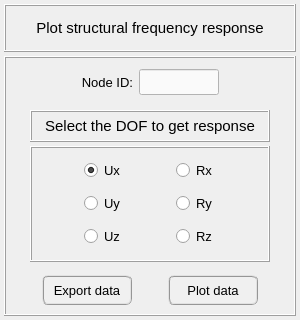
<?xml version="1.0" encoding="UTF-8"?>
<ui version="4.0">
 <class>Form</class>
 <widget class="QWidget" name="Form">
  <property name="geometry">
   <rect>
    <x>0</x>
    <y>0</y>
    <width>300</width>
    <height>320</height>
   </rect>
  </property>
  <property name="maximumSize">
   <size>
    <width>16777215</width>
    <height>320</height>
   </size>
  </property>
  <property name="windowTitle">
   <string>Form</string>
  </property>
  <layout class="QGridLayout" name="gridLayout_4">
   <property name="leftMargin">
    <number>4</number>
   </property>
   <property name="topMargin">
    <number>4</number>
   </property>
   <property name="rightMargin">
    <number>4</number>
   </property>
   <property name="bottomMargin">
    <number>4</number>
   </property>
   <property name="spacing">
    <number>4</number>
   </property>
   <item row="0" column="0">
    <widget class="QFrame" name="frame">
     <property name="minimumSize">
      <size>
       <width>0</width>
       <height>48</height>
      </size>
     </property>
     <property name="maximumSize">
      <size>
       <width>520</width>
       <height>48</height>
      </size>
     </property>
     <property name="frameShape">
      <enum>QFrame::Box</enum>
     </property>
     <property name="frameShadow">
      <enum>QFrame::Raised</enum>
     </property>
     <property name="lineWidth">
      <number>1</number>
     </property>
     <layout class="QGridLayout" name="gridLayout_2">
      <property name="leftMargin">
       <number>0</number>
      </property>
      <property name="topMargin">
       <number>0</number>
      </property>
      <property name="rightMargin">
       <number>0</number>
      </property>
      <property name="bottomMargin">
       <number>0</number>
      </property>
      <property name="spacing">
       <number>0</number>
      </property>
      <item row="0" column="0">
       <widget class="QLabel" name="label">
        <property name="minimumSize">
         <size>
          <width>0</width>
          <height>30</height>
         </size>
        </property>
        <property name="maximumSize">
         <size>
          <width>452</width>
          <height>30</height>
         </size>
        </property>
        <property name="font">
         <font>
          <family>MS Shell Dlg 2</family>
          <pointsize>11</pointsize>
          <weight>50</weight>
          <italic>false</italic>
          <bold>false</bold>
         </font>
        </property>
        <property name="text">
         <string>Plot structural frequency response</string>
        </property>
        <property name="textFormat">
         <enum>Qt::AutoText</enum>
        </property>
        <property name="alignment">
         <set>Qt::AlignCenter</set>
        </property>
       </widget>
      </item>
     </layout>
    </widget>
   </item>
   <item row="1" column="0">
    <widget class="QFrame" name="frame_2">
     <property name="minimumSize">
      <size>
       <width>0</width>
       <height>260</height>
      </size>
     </property>
     <property name="maximumSize">
      <size>
       <width>520</width>
       <height>460</height>
      </size>
     </property>
     <property name="frameShape">
      <enum>QFrame::Box</enum>
     </property>
     <property name="frameShadow">
      <enum>QFrame::Raised</enum>
     </property>
     <layout class="QGridLayout" name="gridLayout_3">
      <property name="leftMargin">
       <number>4</number>
      </property>
      <property name="topMargin">
       <number>4</number>
      </property>
      <property name="rightMargin">
       <number>4</number>
      </property>
      <property name="bottomMargin">
       <number>4</number>
      </property>
      <property name="spacing">
       <number>4</number>
      </property>
      <item row="0" column="0">
       <widget class="QFrame" name="frame_4">
        <property name="minimumSize">
         <size>
          <width>0</width>
          <height>40</height>
         </size>
        </property>
        <property name="maximumSize">
         <size>
          <width>16777215</width>
          <height>40</height>
         </size>
        </property>
        <property name="frameShape">
         <enum>QFrame::NoFrame</enum>
        </property>
        <property name="frameShadow">
         <enum>QFrame::Raised</enum>
        </property>
        <layout class="QGridLayout" name="gridLayout">
         <property name="leftMargin">
          <number>2</number>
         </property>
         <property name="topMargin">
          <number>2</number>
         </property>
         <property name="rightMargin">
          <number>2</number>
         </property>
         <property name="bottomMargin">
          <number>2</number>
         </property>
         <property name="horizontalSpacing">
          <number>6</number>
         </property>
         <property name="verticalSpacing">
          <number>2</number>
         </property>
         <item row="0" column="2">
          <widget class="QLineEdit" name="lineEdit_node_id">
           <property name="minimumSize">
            <size>
             <width>80</width>
             <height>26</height>
            </size>
           </property>
           <property name="maximumSize">
            <size>
             <width>80</width>
             <height>26</height>
            </size>
           </property>
           <property name="font">
            <font>
             <family>Arial</family>
             <pointsize>11</pointsize>
             <weight>75</weight>
             <italic>true</italic>
             <bold>true</bold>
            </font>
           </property>
           <property name="styleSheet">
            <string notr="true">QLineEdit{color: rgb(0, 0, 0); background-color: rgb(250, 250, 250)}
QLineEdit:disabled{color: rgb(100, 100, 100); background-color: rgb(240, 240, 240)}</string>
           </property>
           <property name="text">
            <string/>
           </property>
           <property name="alignment">
            <set>Qt::AlignCenter</set>
           </property>
          </widget>
         </item>
         <item row="0" column="1">
          <widget class="QLabel" name="label_10">
           <property name="minimumSize">
            <size>
             <width>0</width>
             <height>26</height>
            </size>
           </property>
           <property name="maximumSize">
            <size>
             <width>16777215</width>
             <height>26</height>
            </size>
           </property>
           <property name="font">
            <font>
             <family>MS Shell Dlg 2</family>
             <pointsize>10</pointsize>
             <weight>50</weight>
             <italic>false</italic>
             <bold>false</bold>
            </font>
           </property>
           <property name="text">
            <string>Node ID:</string>
           </property>
           <property name="alignment">
            <set>Qt::AlignRight|Qt::AlignTrailing|Qt::AlignVCenter</set>
           </property>
          </widget>
         </item>
         <item row="0" column="0">
          <spacer name="horizontalSpacer">
           <property name="orientation">
            <enum>Qt::Horizontal</enum>
           </property>
           <property name="sizeHint" stdset="0">
            <size>
             <width>40</width>
             <height>20</height>
            </size>
           </property>
          </spacer>
         </item>
         <item row="0" column="3">
          <spacer name="horizontalSpacer_2">
           <property name="orientation">
            <enum>Qt::Horizontal</enum>
           </property>
           <property name="sizeHint" stdset="0">
            <size>
             <width>40</width>
             <height>20</height>
            </size>
           </property>
          </spacer>
         </item>
        </layout>
       </widget>
      </item>
      <item row="2" column="0">
       <widget class="QFrame" name="frame_12">
        <property name="minimumSize">
         <size>
          <width>0</width>
          <height>40</height>
         </size>
        </property>
        <property name="maximumSize">
         <size>
          <width>16777215</width>
          <height>40</height>
         </size>
        </property>
        <property name="frameShape">
         <enum>QFrame::NoFrame</enum>
        </property>
        <property name="frameShadow">
         <enum>QFrame::Raised</enum>
        </property>
        <layout class="QGridLayout" name="gridLayout_9">
         <property name="leftMargin">
          <number>0</number>
         </property>
         <property name="topMargin">
          <number>0</number>
         </property>
         <property name="rightMargin">
          <number>0</number>
         </property>
         <property name="bottomMargin">
          <number>0</number>
         </property>
         <property name="horizontalSpacing">
          <number>4</number>
         </property>
         <property name="verticalSpacing">
          <number>0</number>
         </property>
         <item row="0" column="0">
          <spacer name="horizontalSpacer_4">
           <property name="orientation">
            <enum>Qt::Horizontal</enum>
           </property>
           <property name="sizeHint" stdset="0">
            <size>
             <width>40</width>
             <height>20</height>
            </size>
           </property>
          </spacer>
         </item>
         <item row="0" column="2">
          <spacer name="horizontalSpacer_3">
           <property name="orientation">
            <enum>Qt::Horizontal</enum>
           </property>
           <property name="sizeHint" stdset="0">
            <size>
             <width>40</width>
             <height>20</height>
            </size>
           </property>
          </spacer>
         </item>
         <item row="0" column="3">
          <widget class="QPushButton" name="pushButton_plot_data">
           <property name="minimumSize">
            <size>
             <width>90</width>
             <height>30</height>
            </size>
           </property>
           <property name="maximumSize">
            <size>
             <width>90</width>
             <height>30</height>
            </size>
           </property>
           <property name="font">
            <font>
             <family>MS Shell Dlg 2</family>
             <pointsize>10</pointsize>
             <weight>50</weight>
             <italic>false</italic>
             <bold>false</bold>
            </font>
           </property>
           <property name="styleSheet">
            <string notr="true">QPushButton{border-radius: 6px; border-color: rgb(150, 150, 150); border-style: ridge; border-width: 2px; color: rgb(0, 0, 0); background-color: rgb(240, 240, 240)}
QPushButton:hover{border-radius: 6px; border-color: rgb(0, 170, 255); border-style: ridge; border-width: 2px; color: rgb(0, 0, 0); background-color: rgba(174, 213, 255, 100)}
QPushButton:pressed{border-radius: 6px; border-color: rgb(0, 170, 255); border-style: ridge; border-width: 2px; color: rgb(0, 0, 0); background-color: rgb(174, 213, 255)}
QPushButton:disabled{border-radius: 6px; border-color: rgb(150, 150, 150); border-style: ridge; border-width: 0px; color: rgb(150,150, 150); background-color: rgb(220, 220, 220)}</string>
           </property>
           <property name="text">
            <string>Plot data</string>
           </property>
          </widget>
         </item>
         <item row="0" column="1">
          <widget class="QPushButton" name="pushButton_export_data">
           <property name="minimumSize">
            <size>
             <width>90</width>
             <height>30</height>
            </size>
           </property>
           <property name="maximumSize">
            <size>
             <width>90</width>
             <height>30</height>
            </size>
           </property>
           <property name="font">
            <font>
             <family>MS Shell Dlg 2</family>
             <pointsize>10</pointsize>
             <weight>50</weight>
             <italic>false</italic>
             <bold>false</bold>
            </font>
           </property>
           <property name="styleSheet">
            <string notr="true">QPushButton{border-radius: 6px; border-color: rgb(150, 150, 150); border-style: ridge; border-width: 2px; color: rgb(0, 0, 0); background-color: rgb(240, 240, 240)}
QPushButton:hover{border-radius: 6px; border-color: rgb(0, 170, 255); border-style: ridge; border-width: 2px; color: rgb(0, 0, 0); background-color: rgba(174, 213, 255, 100)}
QPushButton:pressed{border-radius: 6px; border-color: rgb(0, 170, 255); border-style: ridge; border-width: 2px; color: rgb(0, 0, 0); background-color: rgb(174, 213, 255)}
QPushButton:disabled{border-radius: 6px; border-color: rgb(150, 150, 150); border-style: ridge; border-width: 0px; color: rgb(150,150, 150); background-color: rgb(220, 220, 220)}</string>
           </property>
           <property name="text">
            <string>Export data</string>
           </property>
           <property name="flat">
            <bool>false</bool>
           </property>
          </widget>
         </item>
         <item row="0" column="4">
          <spacer name="horizontalSpacer_5">
           <property name="orientation">
            <enum>Qt::Horizontal</enum>
           </property>
           <property name="sizeHint" stdset="0">
            <size>
             <width>40</width>
             <height>20</height>
            </size>
           </property>
          </spacer>
         </item>
        </layout>
       </widget>
      </item>
      <item row="1" column="0">
       <widget class="QFrame" name="frame_20">
        <property name="minimumSize">
         <size>
          <width>0</width>
          <height>160</height>
         </size>
        </property>
        <property name="maximumSize">
         <size>
          <width>16777215</width>
          <height>160</height>
         </size>
        </property>
        <property name="frameShape">
         <enum>QFrame::NoFrame</enum>
        </property>
        <property name="frameShadow">
         <enum>QFrame::Raised</enum>
        </property>
        <layout class="QGridLayout" name="gridLayout_20">
         <property name="leftMargin">
          <number>10</number>
         </property>
         <property name="topMargin">
          <number>4</number>
         </property>
         <property name="rightMargin">
          <number>10</number>
         </property>
         <property name="bottomMargin">
          <number>4</number>
         </property>
         <property name="spacing">
          <number>4</number>
         </property>
         <item row="0" column="0">
          <widget class="QFrame" name="frame_19">
           <property name="minimumSize">
            <size>
             <width>0</width>
             <height>32</height>
            </size>
           </property>
           <property name="maximumSize">
            <size>
             <width>240</width>
             <height>32</height>
            </size>
           </property>
           <property name="frameShape">
            <enum>QFrame::Box</enum>
           </property>
           <property name="frameShadow">
            <enum>QFrame::Raised</enum>
           </property>
           <layout class="QGridLayout" name="gridLayout_18">
            <property name="leftMargin">
             <number>4</number>
            </property>
            <property name="topMargin">
             <number>0</number>
            </property>
            <property name="rightMargin">
             <number>4</number>
            </property>
            <property name="bottomMargin">
             <number>0</number>
            </property>
            <property name="spacing">
             <number>0</number>
            </property>
            <item row="0" column="0">
             <widget class="QLabel" name="label_3">
              <property name="enabled">
               <bool>true</bool>
              </property>
              <property name="sizePolicy">
               <sizepolicy hsizetype="Preferred" vsizetype="Expanding">
                <horstretch>0</horstretch>
                <verstretch>0</verstretch>
               </sizepolicy>
              </property>
              <property name="minimumSize">
               <size>
                <width>0</width>
                <height>20</height>
               </size>
              </property>
              <property name="maximumSize">
               <size>
                <width>300</width>
                <height>32</height>
               </size>
              </property>
              <property name="font">
               <font>
                <family>MS Shell Dlg 2</family>
                <pointsize>11</pointsize>
                <weight>50</weight>
                <italic>false</italic>
                <bold>false</bold>
               </font>
              </property>
              <property name="frameShape">
               <enum>QFrame::NoFrame</enum>
              </property>
              <property name="frameShadow">
               <enum>QFrame::Sunken</enum>
              </property>
              <property name="text">
               <string>  Select the DOF to get response  </string>
              </property>
              <property name="textFormat">
               <enum>Qt::AutoText</enum>
              </property>
              <property name="scaledContents">
               <bool>false</bool>
              </property>
              <property name="alignment">
               <set>Qt::AlignCenter</set>
              </property>
              <property name="wordWrap">
               <bool>false</bool>
              </property>
              <property name="indent">
               <number>0</number>
              </property>
             </widget>
            </item>
           </layout>
          </widget>
         </item>
         <item row="1" column="0">
          <widget class="QFrame" name="frame_5">
           <property name="minimumSize">
            <size>
             <width>0</width>
             <height>80</height>
            </size>
           </property>
           <property name="maximumSize">
            <size>
             <width>240</width>
             <height>136</height>
            </size>
           </property>
           <property name="frameShape">
            <enum>QFrame::Box</enum>
           </property>
           <property name="frameShadow">
            <enum>QFrame::Raised</enum>
           </property>
           <layout class="QGridLayout" name="gridLayout_19">
            <property name="leftMargin">
             <number>4</number>
            </property>
            <property name="topMargin">
             <number>4</number>
            </property>
            <property name="rightMargin">
             <number>4</number>
            </property>
            <property name="bottomMargin">
             <number>4</number>
            </property>
            <property name="spacing">
             <number>4</number>
            </property>
            <item row="2" column="1">
             <widget class="QRadioButton" name="radioButton_rz">
              <property name="maximumSize">
               <size>
                <width>40</width>
                <height>16777215</height>
               </size>
              </property>
              <property name="font">
               <font>
                <family>MS Shell Dlg 2</family>
                <pointsize>10</pointsize>
                <weight>50</weight>
                <italic>false</italic>
                <bold>false</bold>
               </font>
              </property>
              <property name="text">
               <string>Rz</string>
              </property>
              <property name="checked">
               <bool>false</bool>
              </property>
             </widget>
            </item>
            <item row="2" column="0">
             <widget class="QRadioButton" name="radioButton_uz">
              <property name="maximumSize">
               <size>
                <width>40</width>
                <height>16777215</height>
               </size>
              </property>
              <property name="font">
               <font>
                <family>MS Shell Dlg 2</family>
                <pointsize>10</pointsize>
                <weight>50</weight>
                <italic>false</italic>
                <bold>false</bold>
               </font>
              </property>
              <property name="text">
               <string>Uz</string>
              </property>
              <property name="checked">
               <bool>false</bool>
              </property>
             </widget>
            </item>
            <item row="1" column="1">
             <widget class="QRadioButton" name="radioButton_ry">
              <property name="maximumSize">
               <size>
                <width>40</width>
                <height>16777215</height>
               </size>
              </property>
              <property name="font">
               <font>
                <family>MS Shell Dlg 2</family>
                <pointsize>10</pointsize>
                <weight>50</weight>
                <italic>false</italic>
                <bold>false</bold>
               </font>
              </property>
              <property name="text">
               <string>Ry</string>
              </property>
              <property name="checked">
               <bool>false</bool>
              </property>
             </widget>
            </item>
            <item row="0" column="0">
             <widget class="QRadioButton" name="radioButton_ux">
              <property name="maximumSize">
               <size>
                <width>40</width>
                <height>16777215</height>
               </size>
              </property>
              <property name="font">
               <font>
                <family>MS Shell Dlg 2</family>
                <pointsize>10</pointsize>
                <weight>50</weight>
                <italic>false</italic>
                <bold>false</bold>
               </font>
              </property>
              <property name="text">
               <string>Ux</string>
              </property>
              <property name="checked">
               <bool>true</bool>
              </property>
             </widget>
            </item>
            <item row="0" column="1">
             <widget class="QRadioButton" name="radioButton_rx">
              <property name="maximumSize">
               <size>
                <width>40</width>
                <height>16777215</height>
               </size>
              </property>
              <property name="font">
               <font>
                <family>MS Shell Dlg 2</family>
                <pointsize>10</pointsize>
                <weight>50</weight>
                <italic>false</italic>
                <bold>false</bold>
               </font>
              </property>
              <property name="text">
               <string>Rx</string>
              </property>
              <property name="checked">
               <bool>false</bool>
              </property>
             </widget>
            </item>
            <item row="1" column="0">
             <widget class="QRadioButton" name="radioButton_uy">
              <property name="maximumSize">
               <size>
                <width>40</width>
                <height>16777215</height>
               </size>
              </property>
              <property name="font">
               <font>
                <family>MS Shell Dlg 2</family>
                <pointsize>10</pointsize>
                <weight>50</weight>
                <italic>false</italic>
                <bold>false</bold>
               </font>
              </property>
              <property name="text">
               <string>Uy</string>
              </property>
              <property name="checked">
               <bool>false</bool>
              </property>
             </widget>
            </item>
           </layout>
          </widget>
         </item>
        </layout>
       </widget>
      </item>
     </layout>
    </widget>
   </item>
  </layout>
 </widget>
 <resources/>
 <connections/>
</ui>
